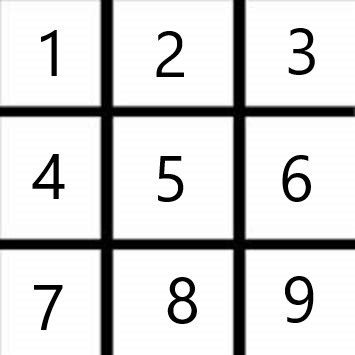
#> input picture 5_Prototype/ttt.jpg, 355 x 355 px
$ python -i edgeUtils.py   (imports and definitions only)
#> lines starting #> are read from the running program, lines starting #| are printed output that depends on the picture; after the words box and inside, x2 and y2 are one past the last pixel; in counts of white or black regions, pixels touching at a corner belong together
#> further down, picture is the input picture: shape (355, 355, 3); min 0, max 255, mean 214.6
from imutils.perspective import four_point_transform
from imutils import contours
import imutils
import cv2
import os

#Takes a path to an image, and returns a cropped rectangle inside the image.
def cropScreen(image,debug=False):
    # [6 lines of commented-out code are left out]
    try:
        # image = cv2.imread(filePath)
        image = imutils.resize(image, height=500)
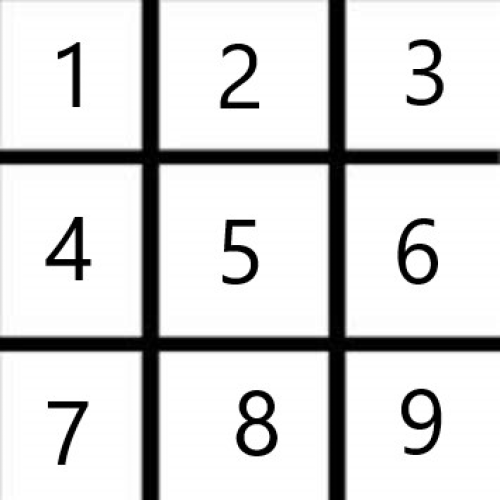
#> image: shape (500, 500, 3); min 0, max 255, mean 214.6
        edged = _getEdges(image,debug)
        # _showcase(image,edged)
        displayCnt = _findRectangle(edged,image,debug)
        if displayCnt is None:
            return None
        output = four_point_transform(image, displayCnt.reshape(4, 2))

        if(debug):
            cv2.imshow("output",output)
            print("Press a key to continue. Need to have one of the images selected!")
            cv2.waitKey(0) #Doesn't work in debug mode for some reason.

        return output
    except:
        raise TypeError("Image failed to load. Directory : " + filePath)
        return None

#Takes in two image objects as a param, and shows them. Press 0 to move on.
def _showcase(image, edged):
    cv2.imshow("Original",image)
    cv2.imshow("Edged",edged)
    print("Press a key to continue. Need to have one of the images selected!")
    cv2.waitKey(0) #Doesn't work in debug mode for some reason.

#Takes an image object, and returns an image object of the edges.
def _getEdges(image,debug):
#> called with debug = False
    try:
        gray = cv2.cvtColor(image, cv2.COLOR_BGR2GRAY)
        blurred = cv2.GaussianBlur(gray,(3,3),cv2.BORDER_DEFAULT)
        blurred = cv2.GaussianBlur(blurred,(3,3),cv2.BORDER_DEFAULT)
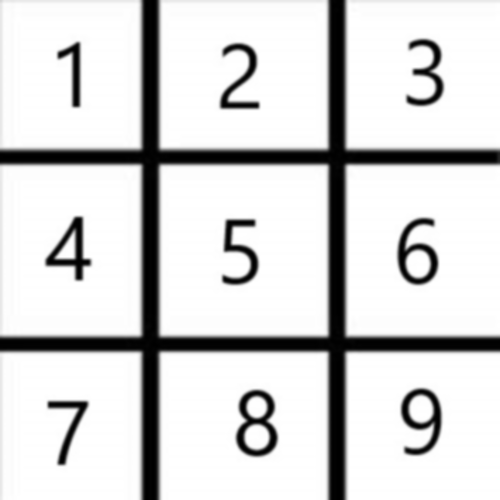
#> blurred: shape (500, 500); min 0, max 255, mean 214.6
        # blurred = cv2.bilateralFilter(gray, 11, 17, 17)
        edged = cv2.Canny(blurred, 30, 200)
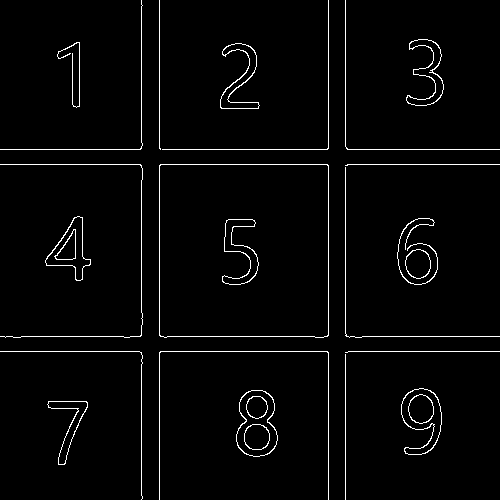
#> edged: shape (500, 500); 2.6% white in thin lines or dots

        if(debug):
            cv2.imshow("Blurred",blurred)
            cv2.imshow("Edged",edged)
            cv2.waitKey(0)
            cv2.destroyAllWindows()

        return edged
    except IOError:
        raise TypeError("Image failed to load. Directory : " + os.getcwd())
        return None

#Takes an edged image object, and returns the contours for the screen (hopefully)
def _findRectangle(edged, image, debug):
#> called with debug = False
    try:
        cnts = cv2.findContours(edged.copy(), cv2.RETR_EXTERNAL,
                cv2.CHAIN_APPROX_SIMPLE)
#> cnts = 21 contours, 12 with area under 20; largest, box (x1, y1, x2, y2) and area: (159, 164, 329, 338) 29078, (236, 390, 278, 457) 2103, (401, 388, 442, 455) 1640, (45, 216, 91, 281) 1282, (406, 39, 444, 106) 866
        cnts = imutils.grab_contours(cnts)
        cnts = sorted(cnts, key=cv2.contourArea, reverse=True)
        displayCnt = None

        if(debug):
            _showContours(cnts,image)

        for c in cnts:
            peri = cv2.arcLength(c, True)
            approx = cv2.approxPolyDP(c, 0.03 * peri, True)

            if len(approx) == 4:
                return approx
#> this loop made 1 pass
#> (peri, approx) on pass 1: (681.3, [[160, 164], [159, 335], [327, 336], [328, 165]])

        print("No Contour was found.")
        return None
    except IOError:
        raise TypeError("Image failed to load. Directory : " + os.getcwd())
        return None

def _showContours(cnts,image):
    i = 0
    for c in cnts:
        peri = cv2.arcLength(c, True)
        approx = cv2.approxPolyDP(c, 0.03 * peri, True)
        print("i: " + str(i))
        _showContour(c,peri,approx,image)
        i+=1

def _showContour(c,peri,approx,image):
    print("peri: " + str(peri))
    print("len(approx): " + str(len(approx)))
    print("Contour Area: " + str(cv2.contourArea(c)))

    temp = image.copy()
    cv2.drawContours(temp,[c],0,(0,255,0),2)
    cv2.imshow("Outline",temp)
    cv2.waitKey(0)
    cv2.destroyAllWindows()

>>> import cv2
>>> picture = cv2.imread('ttt.jpg')
>>> result = cropScreen(picture)
#> in cropScreen, `displayCnt = _findRectangle(edged,image,debug)`: displayCnt = [[160, 164], [159, 335], [327, 336], [328, 165]]
#> in cropScreen, `output = four_point_transform(image, displayCnt.reshape(4, 2))`:
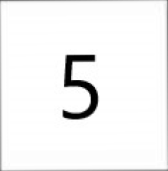
#> output: shape (171, 168, 3); min 0, max 255, mean 243.8
